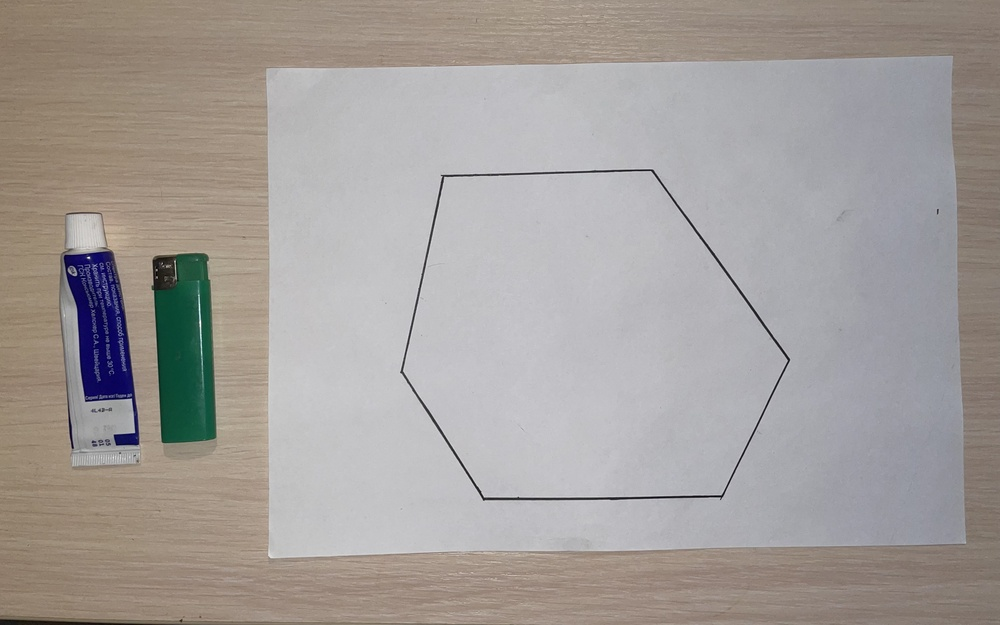
#> input picture sources/input/01True.jpg, 1000 x 625 px, shrunk from 4030 x 2520 before the run
$ jupyter execute --allow-errors find_broder.ipynb
#> lines starting #> are read from the running program, lines starting #| are printed output that depends on the picture
[cell 1]
import cv2
import numpy as np
import matplotlib.pyplot as plt
import numpy as np
import os

[cell 2]
img = cv2.imread("../sources/input/01True.jpg")
#> img is the input picture: shape (625, 1000, 3); mean B, G, R 154.8, 157.9, 163.4
# img = cv2.imread("../sources/input/11False.jpg")
gray = cv2.cvtColor(img, cv2.COLOR_BGR2GRAY)
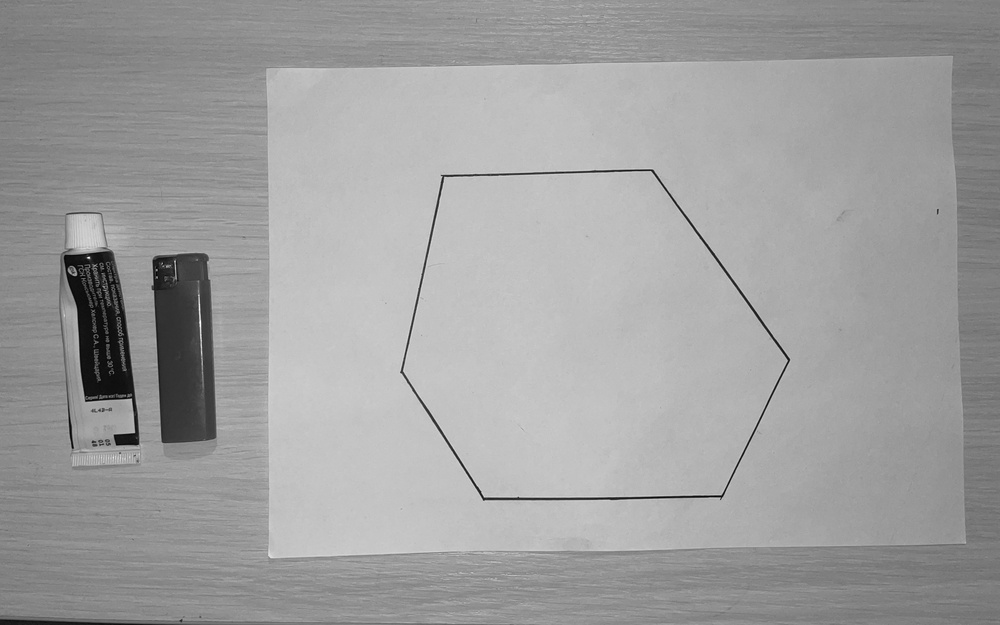
#> gray: shape (625, 1000); min 0, max 251, mean 159.2

# do some noise reduction
d = 3
g_sigmaColor = 10
g_sigmaSpace = 10
gray = cv2.bilateralFilter(gray, d, g_sigmaColor, g_sigmaSpace)
plt.imshow(gray, cmap="gray"), plt.title(f"Input image")


$ run again, with sources/input/11False.jpg copied over sources/input/01True.jpg
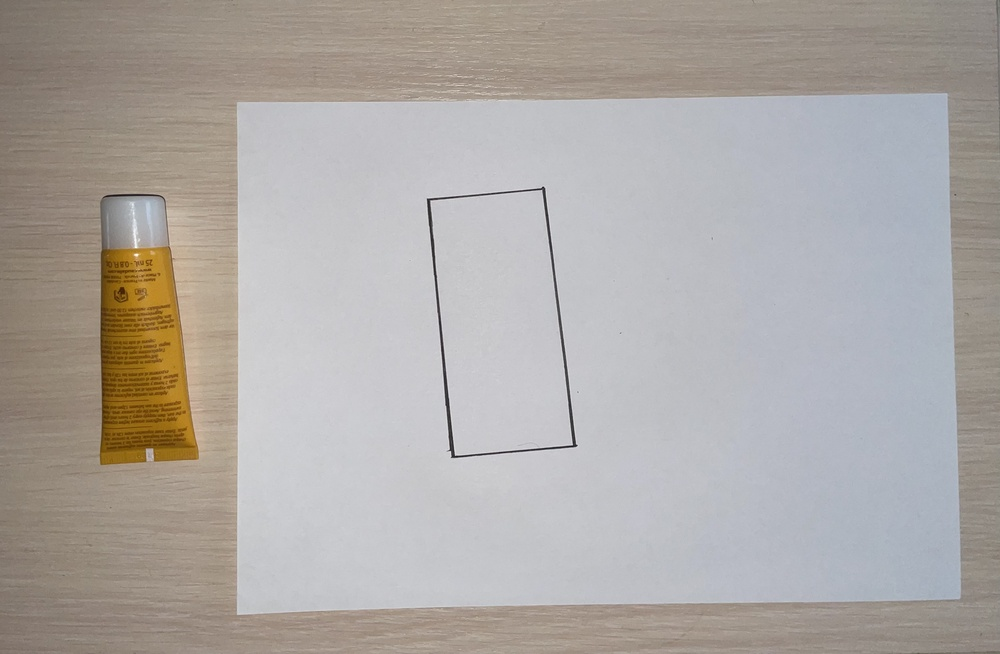
#> input picture sources/input/11False.jpg, 1000 x 654 px, shrunk from 3766 x 2464 before the run
#> img is the input picture: shape (654, 1000, 3); mean B, G, R 165.2, 168.8, 173.7
#> `gray = cv2.cvtColor(img, cv2.COLOR_BGR2GRAY)`:
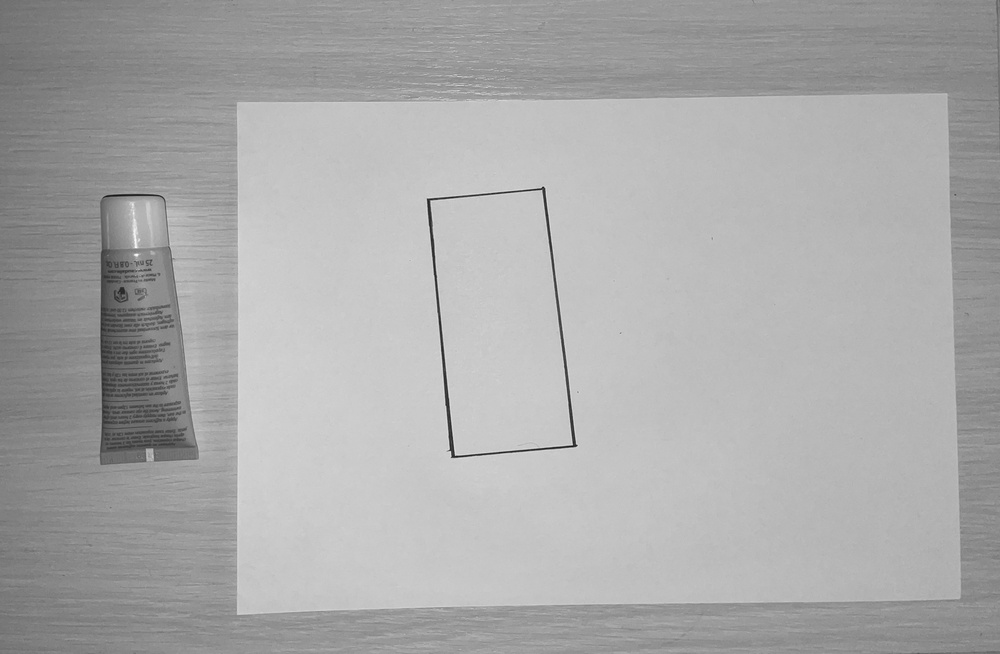
#> gray: shape (654, 1000); min 18, max 251, mean 169.9
